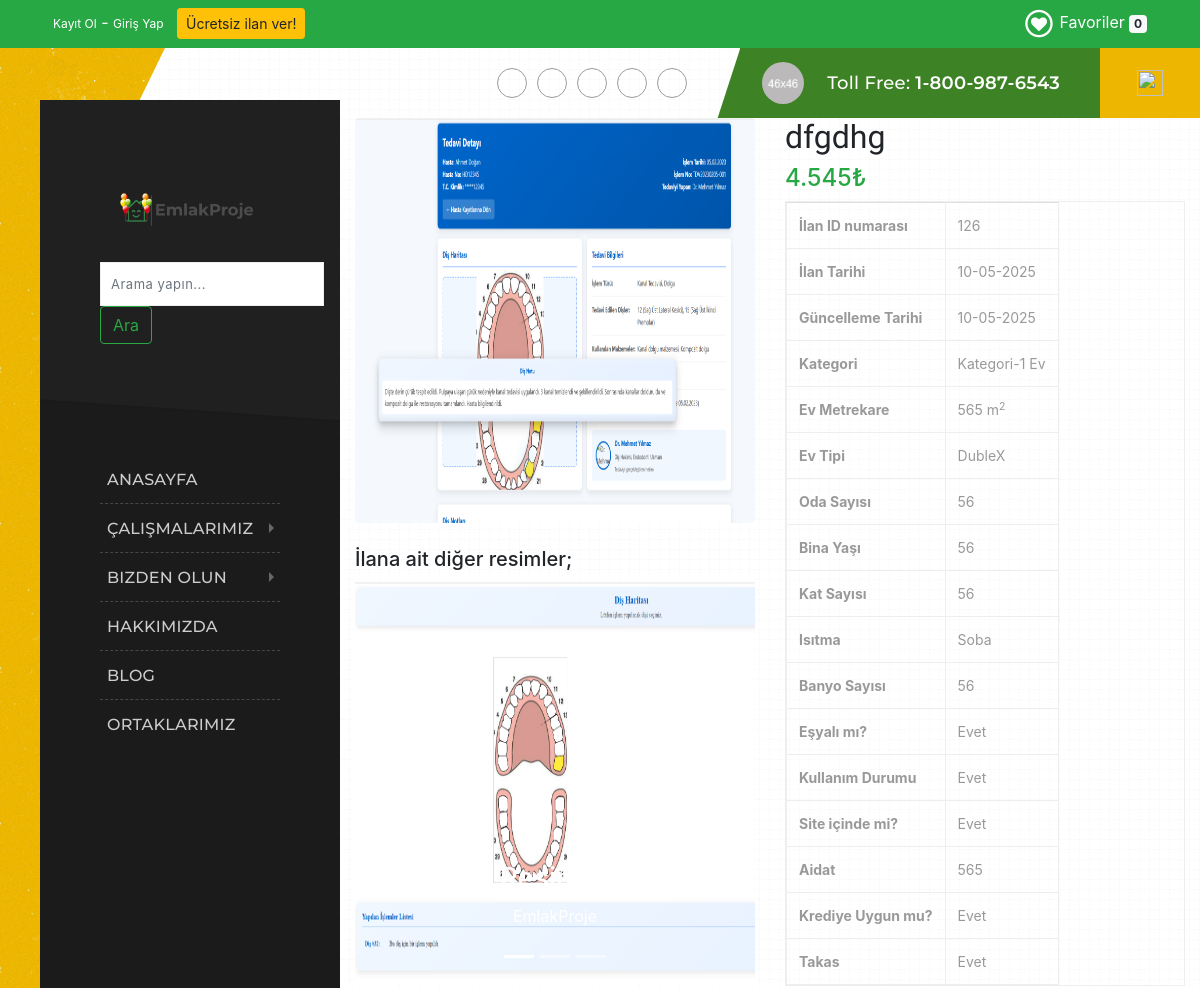
The page /projedetay.php?id=126 (upper part) on the database as committed earlier.
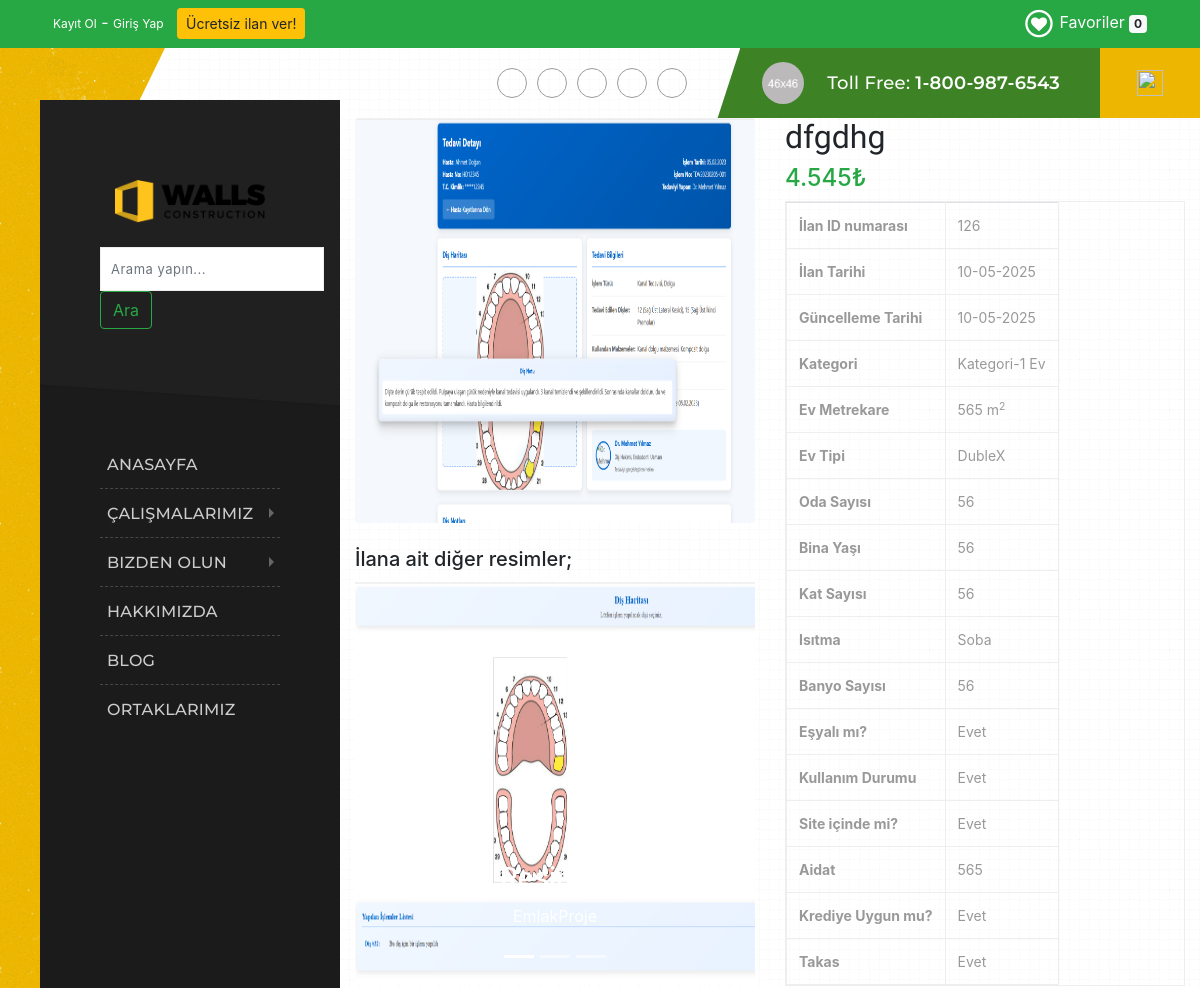
The same page on the database as committed later.
### tables this page shows
CREATE TABLE `logo` (
  `logo_id` int NOT NULL AUTO_INCREMENT,
  `logo_aciklama` varchar(50) NOT NULL,
  `logo_baglanti` varchar(500) NOT NULL,
  `logo_k_durum` int NOT NULL,
  PRIMARY KEY (`logo_id`)
);

### projedetay.php (the view, shortened to what the changed rows need)
<?php include "header.php"; ?>
<?php
$id = isset($_GET['id']) ? $_GET['id'] : die('HATA: Kayıt bulunamadı.');
include 'config/vtabani.php';
try {
	$sorgu = "SELECT projeler.id, projeler.urunadi, projeler.aciklama, projeler.fiyat, projeler.giris_tarihi, projeler.dzltm_tarihi,
projeler.resim, projeler.resim_iki, projeler.resim_uc, projeler.resim_dort, projeler.evarsa_id, projeler_kategoriler.kategoriadi, evbilgi.ev_tipi, evbilgi.ev_metrekare, evbilgi.oda_sayisi,
	evbilgi.bina_yasi, evbilgi.kat_sayisi, evbilgi.isitma, evbilgi.banyo_sayisi, evbilgi.esyali, evbilgi.kullanim_durumu,
	evbilgi.site_icinde, evbilgi.aidat, evbilgi.ev_krediye_uygun, evbilgi.ev_kimden, evbilgi.ev_takas,
	arsabilgi.imar_durumu, arsabilgi.arsa_metrekare, arsabilgi.metrekare_fiyat, arsabilgi.ada_no, arsabilgi.parsel_no,
	arsabilgi.pafta_no, arsabilgi.emsal, arsabilgi.tapu_durumu, arsabilgi.kat_karsiligi, arsabilgi.arsa_krediye_uygun, arsabilgi.arsa_kimden, arsabilgi.arsa_takas
FROM projeler
LEFT JOIN projeler_kategoriler ON projeler.kategori_id = projeler_kategoriler.id
LEFT JOIN evbilgi ON projeler.id = evbilgi.ev_urun_id
LEFT JOIN arsabilgi ON projeler.id = arsabilgi.arsa_urun_id
 WHERE projeler.id = ?";
	$stmt = $con->prepare($sorgu);
	$stmt->bindParam(1, $id);
	$stmt->execute();
	$kayit = $stmt->fetch(PDO::FETCH_ASSOC);
	extract($kayit);
}
catch (PDOException $exception) {
	die('HATA: ' . $exception->getMessage());
}
?>
<div class="container mt-4 mb-4">
	<div class="row">
		<div class="col-md-6">
			<h2 class="baslik"><?php echo $urunadi; ?></h2>
		</div>
	</div>
	<br /><br />
</div>
<?php include "footer.php"; ?>

### header.php (shortened to what the changed rows need)
<?php
include 'config/vtabani.php';
try {
	$sorgu = "SELECT logo_baglanti FROM logo WHERE logo_k_durum=1";
	$stmt = $con->prepare($sorgu);
	$stmt->execute();
	$kayit = $stmt->fetch(PDO::FETCH_ASSOC);
	$logo_baglanti = $kayit['logo_baglanti'];
}
catch (PDOException $exception) {
	die('HATA: ' . $exception->getMessage());
}
?>
<!DOCTYPE html>
<html lang="en">
<head>
	<link rel="stylesheet" type="text/css" href="content/css/fontello.css" />
	<link rel="stylesheet" type="text/css" href="content/css/skeleton.css" />
	<link rel="stylesheet" type="text/css" href="content/css/plugins.css" />
	<link rel="stylesheet" type="text/css" href="content/css/base.css" />
	<link rel="stylesheet" type="text/css" href="content/css/main-header.css" />
	<link rel="stylesheet" href="https://stackpath.bootstrapcdn.com/bootstrap/4.1.3/css/bootstrap.min.css">
	<link rel="stylesheet" href="content/css/font-awesome-4.7.0/css/font-awesome.min.css">
	<link rel="stylesheet" type="text/css" href="content/css/style.css">
</head>
<body>
	<div class="buildify_tm_wrapper_all">
		<div class="buildify_tm_wrapper">
			<div class="buildify_tm_leftpart_wrap">
				<div class="buildify_tm_menubar">
					<div class="menu_logo">
						<a href="index.php">
							<img src="content/images/<?php echo $logo_baglanti; ?>" alt="Logo" style="width:150px; position:relative;">
						</a><br>
					</div>
				</div>
			</div>
			<div class="buildify_tm_rightpart_wrap">
				<div class="buildify_tm_rightpart">
					<div class="buildify_tm_content_wrap">
						<div class="buildify_tm_content">

Rows that differ between the two databases and show on the page:
no longer on this page (row edited): logo: logo_baglanti (picture)
now on this page (row edited): logo: logo_baglanti (picture)
